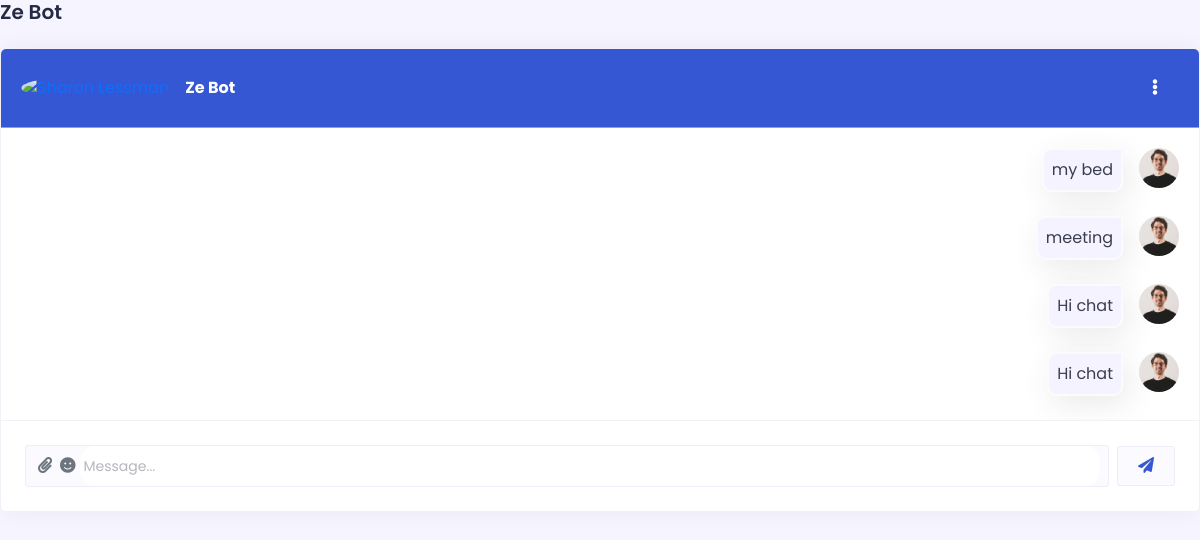
/, run on an earlier commit of the app's database.
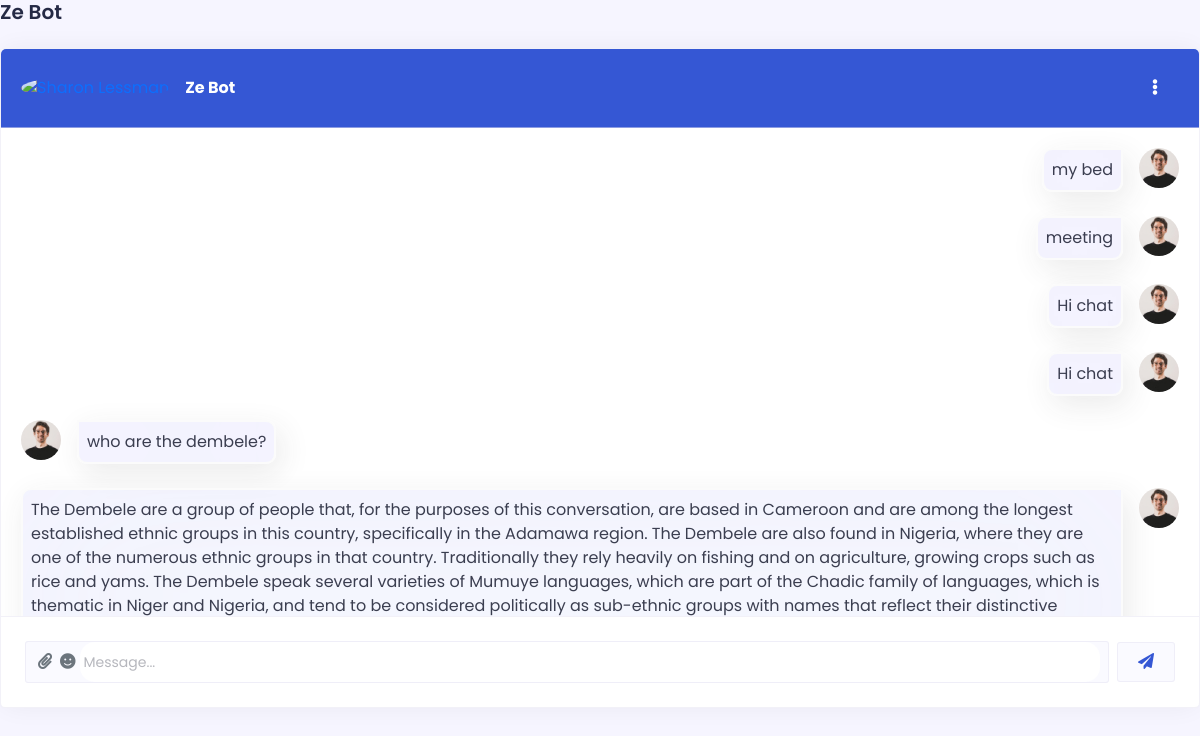
And on a later commit of the database.
### home/models.py (models this page shows)
class ChatMessage(models.Model):
    sender = models.CharField(max_length=100, default='user')  # Set default value to 'user'
    message = models.TextField()
    timestamp = models.DateTimeField(auto_now_add=True)

### home/views.py (the view)
# urls.py: 2. Add a URL to urlpatterns:  path('', views.home, name='home')
def home(request):
    messages = ChatMessage.objects.all()
    context = {
        'messages': messages
    }
    return render (request, 'chat.html', context)

### home/templates/chat.html (shortened to what this page needs)
<!DOCTYPE html>
{%load static%}
<html lang="en">
    <head>
        <link rel="stylesheet" href="{% static 'lib/bootstrap_5/bootstrap.min.css' %}">
        <link rel="stylesheet" href="{% static 'lib/fontawesome/css/all.min.css'%}">
        <link rel="stylesheet" href="{% static 'assets/css/global.css' %}">
        <link rel="stylesheet" href="{% static 'assets/css/style.css'%}">
        <link rel="stylesheet" href="{% static 'assets/css/responsive.css'%}">
    </head>
    <body class="d2c_theme_light">
            <div class="col-xxl">
                <h5 class="fw-semibold mb-4">Ze Bot</h5>
                <div class="card">
                    <div class="card-body p-0">
                        <div class="d2c_chat_box">
                            <div class="d2c_chat_header">
                                <div class="d-flex align-items-center py-1">
                                    <div class="position-relative">
                                        <a href="#">
                                            <img src="https://bootdey.com/img/Content/avatar/avatar3.png" class="rounded-circle mr-1" alt="Sharon Lessman" width="40" height="40">
                                        </a>
                                    </div>
                                    <div class="flex-grow-1 ms-3">
                                        <strong>Ze Bot</strong>
                                    </div>
                                    <div>
                                        <div class="dropdown">
                                            <button class="btn d2c_communication" type="button" id="dropdownMenuButton1" data-bs-toggle="dropdown" aria-expanded="false">
                                                <i class="fas fa-ellipsis-v"></i>
                                            </button>
                                        </div>
                                    </div>
                                </div>
                            </div>
                            {% block content %}
                            <div class="position-relative">
                                <div class="chat-messages">
                                    {% for message in messages %}
                                        <div class="{% if message.sender == 'user' %}chat-message-right{% else %}chat-message-left{% endif %} pb-4">
                                            <div>
                                                <img src="{% static 'assets\images\profile\profile_4.jpg' %}" class="rounded-circle mr-1" alt="{{ message.sender }}" width="40" height="40">
                                            </div>
                                            <div class="flex-shrink-1 p-2 {% if message.sender == 'user' %}me-3{% else %}ms-3{% endif %}">{{ message.message }}</div>
                                        </div>
                                    {% endfor %}
                                </div>
                            </div>
                            {% endblock %}
                            <form action="{%url 'save_message' %}" method="post" >
                            <div class="p-4 d2c_chat_footer">
                                <div class="d-flex justify-content-start align-items-center">
                                    <div class="w-100 d-flex justify-content-start align-items-center d2c_input_wrapper px-2">
                                        <a class="px-1 text-muted" href="#!"><i class="fas fa-paperclip"></i></a>
                                        <a class="px-1 text-muted" href="#!"><i class="fas fa-smile"></i></a>
                                        <input type="text" class="form-control py-2 px-1 border-0" id="chatBox" name="user_message" placeholder="Message...">
                                    </div>
                                    <button type="submit" class="btn ms-2 text-primary">
                                        <i class="fas fa-paper-plane"></i>
                                    </button>
                                </div>
                            </div>
                            </form>
                        </div>
                    </div>
                </div>
            </div>
</body>
</html>

### home/static/assets/css/global.css (style rules this page uses)
:root { --bs-primary: #3557d4; --bs-warning: #e0cb02; --bs-danger: #981957; --bs-info: #327ad1; --bs-dark: #232323; --bg-success: #50a401; --bg-light: #f5f7fd; --bs-primary-rgb: 53, 87, 212; --bs-warning-rgb: 224, 203, 2; --bs-danger-rgb: 152, 25, 87; --bs-dark-rgb: 35, 35, 35; --bs-success-rgb: 80, 164, 1; --bs-info-rgb: 50, 122, 209; --primary_shade: rgba(53, 87, 212, 0.1); --warning_shade: rgba(224, 203, 2, 0.1); --danger_shade: rgba(152, 25, 87, 0.1); --success_shade: rgba(80, 164, 1, 0.1); --info_shade: rgba(50, 122, 209, 0.1); --border-radius: 8px; --primary_border: rgba(13, 16, 36, 0.1); --light-theme-color: #3557d4; --dark-theme-color: #3557d4; --dark_bg: #242731; --heading_color: #252a45; --text_color: rgba(13, 16, 36, 0.6); }
@media (prefers-reduced-motion: no-preference) { :root { scroll-behavior: smooth; } }
h1, h2, h3, h4, h5, h6 { font-weight: 600; }
.d2c_theme_light h1, .d2c_theme_light h2, .d2c_theme_light h3, .d2c_theme_light h4, .d2c_theme_light h5, .d2c_theme_light h6 { color: var(--heading_color); }
a { text-decoration: none; }
.btn { --bs-btn-padding-x: 1.25rem; --bs-btn-padding-y: 0.438rem; --bs-btn-border-radius: 8px; --bs-btn-font-weight: 500; text-transform: capitalize; }
html { scroll-behavior: smooth; }
body { font-family: 'Poppins', sans-serif; -webkit-text-size-adjust: 100%; }
.form-control,.form-select { background-color: var(--bs-white); border: 1px solid var(--primary_border); border-radius: 15px; padding: 0.5rem 1.25rem; }
.form-control::placeholder { font-size: 14px; color: rgba(13, 16, 36, 0.3); }
body.d2c_theme_light { background: #f6f5ff; color: var(--text_color); -webkit-tap-highlight-color: rgba(0, 0, 0, 0); }
.card { border: none; border-radius: 0.938rem; -webkit-border-radius: 0.938rem; -moz-border-radius: 0.938rem; -ms-border-radius: 0.938rem; -o-border-radius: 0.938rem; padding: 0; }
.card-body { padding: 1.25rem; }
.d2c_theme_light .card { background-color: #ffffff; box-shadow: 0px 0px 25px rgba(13, 16, 36, 0.05); }
.d2c_theme_light .card-body { color: rgba(13, 16, 36, 0.8); }

### home/static/assets/css/style.css (style rules this page uses)
.d2c_chat_box { background: var(--bs-white); border: 0.063rem solid rgba(229, 227, 242, 0.5); border-radius: 0.313rem; -webkit-border-radius: 0.313rem; -moz-border-radius: 0.313rem; -ms-border-radius: 0.313rem; -o-border-radius: 0.313rem; }
.d2c_chat_header { background: var(--bs-primary); border-bottom: 0.063rem solid rgba(229, 227, 242, 0.5); border-radius: 0.313rem 0.313rem 0px 0px; padding: 0.938rem 1.25rem; -webkit-border-radius: 0.313rem 0.313rem 0px 0px; -moz-border-radius: 0.313rem 0.313rem 0px 0px; -ms-border-radius: 0.313rem 0.313rem 0px 0px; -o-border-radius: 0.313rem 0.313rem 0px 0px; color: #ffffff; }
.chat-messages { padding: 1.25rem 1.25rem 0rem 1.25rem; display: flex; flex-direction: column; max-height: 30.5rem; overflow-y: scroll; }
.chat-messages .flex-shrink-1 { background: rgba(53, 87, 212, 0.06); border: 0.125rem solid #fbfbfb; box-shadow: 0.313rem 0.563rem 1.875rem rgba(56, 56, 56, 0.1), inset 0rem 0rem 9.375rem #f4f3ff; border-radius: 0rem 0.625rem 0.625rem 0.625rem; }
.chat-message-right .flex-shrink-1 { border-radius: 0.625rem 0rem 0.625rem 0.625rem !important; }
.d2c_chat_footer { border-top: 0.063rem solid rgba(229, 227, 242, 0.5); }
.d2c_chat_footer .btn, .d2c_chat_footer .d2c_input_wrapper { background: rgba(246, 245, 255, 0.5); border: 0.063rem solid rgba(229, 227, 242, 0.5); border-radius: 0.188rem; }
.chat-message-left, .chat-message-right { display: flex; flex-shrink: 0; }
.chat-message-left { margin-right: auto; }
.chat-message-right { flex-direction: row-reverse; margin-left: auto; }
.d2c_communication { color: var(--bs-white) !important; }

What changed in the data, as far as the page shows it:
added ChatMessage: message "who are the dembele?"
added ChatMessage: message "The Dembele are a group of people that, for the purposes of this conversation, are based in Cameroon and are among the longest established ethnic groups in this country, specifically in the Adamawa region. The Dembele are also found in Nigeria, where they are one of the numerous ethnic groups in that country. Traditionally they rely heavily on fishing and on agriculture, growing crops such as rice and yams. The Dembele speak several varieties of Mumuye languages, which are part of the Chadic family of languages, which is thematic in Niger and Nigeria, and tend to be considered politically as sub-ethnic groups with names that reflect their distinctive…"
